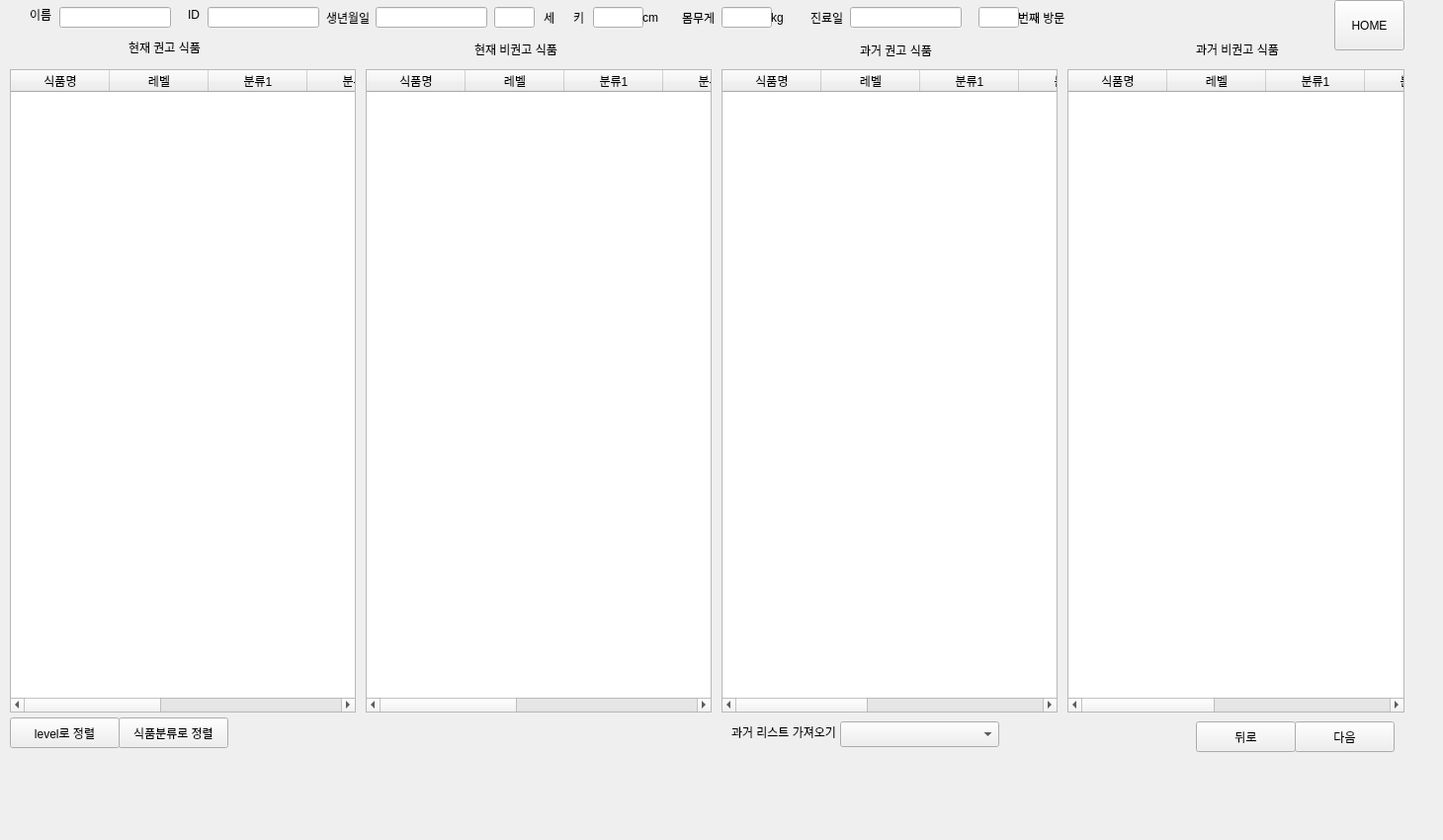
      <widget class="QWidget" name="page_10">
       <widget class="QPushButton" name="btn_home_10">
        <property name="geometry">
         <rect>
          <x>1350</x>
          <y>0</y>
          <width>71</width>
          <height>51</height>
         </rect>
        </property>
        <property name="text">
         <string>HOME</string>
        </property>
       </widget>
       <widget class="QWidget" name="widget_51" native="true">
        <property name="geometry">
         <rect>
          <x>0</x>
          <y>-3</y>
          <width>1191</width>
          <height>41</height>
         </rect>
        </property>
        <widget class="QLineEdit" name="lineEdit_name_10">
         <property name="geometry">
          <rect>
           <x>60</x>
           <y>10</y>
           <width>113</width>
           <height>21</height>
          </rect>
         </property>
         <property name="readOnly">
          <bool>true</bool>
         </property>
        </widget>
        <widget class="QLabel" name="label_54">
         <property name="geometry">
          <rect>
           <x>30</x>
           <y>10</y>
           <width>60</width>
           <height>16</height>
          </rect>
         </property>
         <property name="text">
          <string>이름</string>
         </property>
        </widget>
        <widget class="QLabel" name="label_55">
         <property name="geometry">
          <rect>
           <x>190</x>
           <y>10</y>
           <width>60</width>
           <height>16</height>
          </rect>
         </property>
         <property name="text">
          <string>ID</string>
         </property>
        </widget>
        <widget class="QLineEdit" name="lineEdit_ID_10">
         <property name="geometry">
          <rect>
           <x>210</x>
           <y>10</y>
           <width>113</width>
           <height>21</height>
          </rect>
         </property>
         <property name="readOnly">
          <bool>true</bool>
         </property>
        </widget>
        <widget class="QLabel" name="label_58">
         <property name="geometry">
          <rect>
           <x>330</x>
           <y>10</y>
           <width>60</width>
           <height>21</height>
          </rect>
         </property>
         <property name="text">
          <string>생년월일 </string>
         </property>
        </widget>
        <widget class="QLineEdit" name="lineEdit_age_10">
         <property name="geometry">
          <rect>
           <x>500</x>
           <y>10</y>
           <width>41</width>
           <height>21</height>
          </rect>
         </property>
         <property name="readOnly">
          <bool>true</bool>
         </property>
        </widget>
        <widget class="QLineEdit" name="lineEdit_weight_10">
         <property name="geometry">
          <rect>
           <x>730</x>
           <y>10</y>
           <width>51</width>
           <height>21</height>
          </rect>
         </property>
         <property name="readOnly">
          <bool>true</bool>
         </property>
        </widget>
        <widget class="QLabel" name="label_59">
         <property name="geometry">
          <rect>
           <x>820</x>
           <y>10</y>
           <width>41</width>
           <height>21</height>
          </rect>
         </property>
         <property name="text">
          <string>진료일</string>
         </property>
        </widget>
        <widget class="QLabel" name="label_60">
         <property name="geometry">
          <rect>
           <x>1030</x>
           <y>10</y>
           <width>60</width>
           <height>21</height>
          </rect>
         </property>
         <property name="text">
          <string>번째 방문</string>
         </property>
        </widget>
        <widget class="QLabel" name="label_61">
         <property name="geometry">
          <rect>
           <x>550</x>
           <y>10</y>
           <width>60</width>
           <height>21</height>
          </rect>
         </property>
         <property name="text">
          <string>세</string>
         </property>
        </widget>
        <widget class="QLabel" name="label_62">
         <property name="geometry">
          <rect>
           <x>690</x>
           <y>10</y>
           <width>41</width>
           <height>21</height>
          </rect>
         </property>
         <property name="text">
          <string>몸무게</string>
         </property>
        </widget>
        <widget class="QLabel" name="label_63">
         <property name="geometry">
          <rect>
           <x>580</x>
           <y>10</y>
           <width>16</width>
           <height>21</height>
          </rect>
         </property>
         <property name="text">
          <string>키</string>
         </property>
        </widget>
        <widget class="QLineEdit" name="lineEdit_height_10">
         <property name="geometry">
          <rect>
           <x>600</x>
           <y>10</y>
           <width>51</width>
           <height>21</height>
          </rect>
         </property>
         <property name="readOnly">
          <bool>true</bool>
         </property>
        </widget>
        <widget class="QLineEdit" name="lineEdit_nthVisit_10">
         <property name="geometry">
          <rect>
           <x>990</x>
           <y>10</y>
           <width>41</width>
           <height>21</height>
          </rect>
         </property>
         <property name="readOnly">
          <bool>true</bool>
         </property>
        </widget>
        <widget class="QLineEdit" name="lineEdit_birthdate_10">
         <property name="geometry">
          <rect>
           <x>380</x>
           <y>10</y>
           <width>113</width>
           <height>21</height>
          </rect>
         </property>
         <property name="readOnly">
          <bool>true</bool>
         </property>
        </widget>
        <widget class="QLineEdit" name="lineEdit_lastOfficeVisit_10">
         <property name="geometry">
          <rect>
           <x>860</x>
           <y>10</y>
           <width>113</width>
           <height>21</height>
          </rect>
         </property>
         <property name="readOnly">
          <bool>true</bool>
         </property>
        </widget>
        <widget class="QLabel" name="label_75">
         <property name="geometry">
          <rect>
           <x>650</x>
           <y>10</y>
           <width>21</width>
           <height>21</height>
          </rect>
         </property>
         <property name="text">
          <string>cm</string>
         </property>
        </widget>
        <widget class="QLabel" name="label_189">
         <property name="geometry">
          <rect>
           <x>780</x>
           <y>10</y>
           <width>21</width>
           <height>21</height>
          </rect>
         </property>
         <property name="text">
          <string>kg</string>
         </property>
        </widget>
       </widget>
       <widget class="QWidget" name="widget_4" native="true">
        <property name="geometry">
         <rect>
          <x>0</x>
          <y>40</y>
          <width>721</width>
          <height>781</height>
         </rect>
        </property>
        <widget class="QTableWidget" name="tableWidget_current_rec_ing_10">
         <property name="geometry">
          <rect>
           <x>10</x>
           <y>30</y>
           <width>350</width>
           <height>651</height>
          </rect>
         </property>
         <column>
          <property name="text">
           <string>식품명</string>
          </property>
         </column>
         <column>
          <property name="text">
           <string>레벨</string>
          </property>
         </column>
         <column>
          <property name="text">
           <string>분류1</string>
          </property>
         </column>
         <column>
          <property name="text">
           <string>분류2</string>
          </property>
         </column>
         <column>
          <property name="text">
           <string>분류3</string>
          </property>
         </column>
         <column>
          <property name="text">
           <string>분류4</string>
          </property>
         </column>
         <column>
          <property name="text">
           <string>분류5</string>
          </property>
         </column>
        </widget>
        <widget class="QLabel" name="label_64">
         <property name="geometry">
          <rect>
           <x>130</x>
           <y>0</y>
           <width>91</width>
           <height>16</height>
          </rect>
         </property>
         <property name="text">
          <string>현재 권고 식품</string>
         </property>
        </widget>
        <widget class="QLabel" name="label_65">
         <property name="geometry">
          <rect>
           <x>480</x>
           <y>0</y>
           <width>91</width>
           <height>20</height>
          </rect>
         </property>
         <property name="text">
          <string>현재 비권고 식품</string>
         </property>
        </widget>
        <widget class="QTableWidget" name="tableWidget_current_unrec_ing_10">
         <property name="geometry">
          <rect>
           <x>370</x>
           <y>30</y>
           <width>350</width>
           <height>651</height>
          </rect>
         </property>
         <column>
          <property name="text">
           <string>식품명</string>
          </property>
         </column>
         <column>
          <property name="text">
           <string>레벨</string>
          </property>
         </column>
         <column>
          <property name="text">
           <string>분류1</string>
          </property>
         </column>
         <column>
          <property name="text">
           <string>분류2</string>
          </property>
         </column>
         <column>
          <property name="text">
           <string>분류3</string>
          </property>
         </column>
         <column>
          <property name="text">
           <string>분류4</string>
          </property>
         </column>
         <column>
          <property name="text">
           <string>분류5</string>
          </property>
         </column>
        </widget>
        <widget class="QPushButton" name="pushButton_2">
         <property name="geometry">
          <rect>
           <x>120</x>
           <y>686</y>
           <width>111</width>
           <height>31</height>
          </rect>
         </property>
         <property name="text">
          <string>식품분류로 정렬</string>
         </property>
        </widget>
        <widget class="QPushButton" name="pushButton">
         <property name="geometry">
          <rect>
           <x>10</x>
           <y>686</y>
           <width>111</width>
           <height>31</height>
          </rect>
         </property>
         <property name="text">
          <string>level로 정렬</string>
         </property>
        </widget>
       </widget>
       <widget class="QWidget" name="widget_11" native="true">
        <property name="geometry">
         <rect>
          <x>680</x>
          <y>40</y>
          <width>771</width>
          <height>801</height>
         </rect>
        </property>
        <widget class="QLabel" name="label_66">
         <property name="geometry">
          <rect>
           <x>190</x>
           <y>0</y>
           <width>91</width>
           <height>21</height>
          </rect>
         </property>
         <property name="text">
          <string>과거 권고 식품</string>
         </property>
        </widget>
        <widget class="QLabel" name="label_67">
         <property name="geometry">
          <rect>
           <x>530</x>
           <y>0</y>
           <width>91</width>
           <height>20</height>
          </rect>
         </property>
         <property name="text">
          <string>과거 비권고 식품</string>
         </property>
        </widget>
        <widget class="QTableWidget" name="tableWidget_past_rec_ing_10">
         <property name="geometry">
          <rect>
           <x>50</x>
           <y>30</y>
           <width>340</width>
           <height>651</height>
          </rect>
         </property>
         <column>
          <property name="text">
           <string>식품명</string>
          </property>
         </column>
         <column>
          <property name="text">
           <string>레벨</string>
          </property>
         </column>
         <column>
          <property name="text">
           <string>분류1</string>
          </property>
         </column>
         <column>
          <property name="text">
           <string>분류2</string>
          </property>
         </column>
         <column>
          <property name="text">
           <string>분류3</string>
          </property>
         </column>
         <column>
          <property name="text">
           <string>분류4</string>
          </property>
         </column>
         <column>
          <property name="text">
           <string>분류5</string>
          </property>
         </column>
        </widget>
        <widget class="QTableWidget" name="tableWidget_past_unrec_ing_10">
         <property name="geometry">
          <rect>
           <x>400</x>
           <y>30</y>
           <width>341</width>
           <height>651</height>
          </rect>
         </property>
         <column>
          <property name="text">
           <string>식품명</string>
          </property>
         </column>
         <column>
          <property name="text">
           <string>레벨</string>
          </property>
         </column>
         <column>
          <property name="text">
           <string>분류1</string>
          </property>
         </column>
         <column>
          <property name="text">
           <string>분류2</string>
          </property>
         </column>
         <column>
          <property name="text">
           <string>분류3</string>
          </property>
         </column>
         <column>
          <property name="text">
           <string>분류4</string>
          </property>
         </column>
         <column>
          <property name="text">
           <string>분류5</string>
          </property>
         </column>
        </widget>
        <widget class="QComboBox" name="comboBox_past_list_10">
         <property name="geometry">
          <rect>
           <x>170</x>
           <y>690</y>
           <width>161</width>
           <height>26</height>
          </rect>
         </property>
        </widget>
        <widget class="QLabel" name="label_68">
         <property name="geometry">
          <rect>
           <x>60</x>
           <y>690</y>
           <width>111</width>
           <height>21</height>
          </rect>
         </property>
         <property name="text">
          <string>과거 리스트 가져오기</string>
         </property>
        </widget>
        <widget class="QWidget" name="widget_52" native="true">
         <property name="geometry">
          <rect>
           <x>430</x>
           <y>670</y>
           <width>311</width>
           <height>71</height>
          </rect>
         </property>
         <widget class="QPushButton" name="btn_back_10">
          <property name="geometry">
           <rect>
            <x>100</x>
            <y>20</y>
            <width>101</width>
            <height>31</height>
           </rect>
          </property>
          <property name="text">
           <string>뒤로</string>
          </property>
         </widget>
         <widget class="QPushButton" name="btn_next_10">
          <property name="geometry">
           <rect>
            <x>200</x>
            <y>20</y>
            <width>101</width>
            <height>31</height>
           </rect>
          </property>
          <property name="text">
           <string>다음</string>
          </property>
         </widget>
        </widget>
       </widget>
      </widget>
